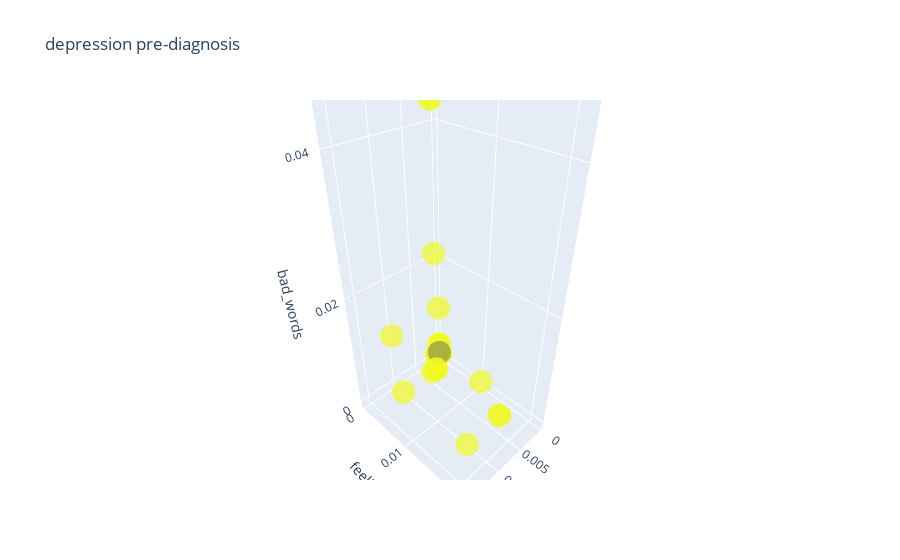

Notebook code cell kept with this figure:
### Markdown cell above
### Visualización

Es necesario visualizar la forma en la que agrupa los datos, así que graficamos las variables.

Este proceso se realiza mediante las funciones <code>concat</code> de la librería <code>pandas</code> y <code>scatter_3d</code> de la librería <code>pyplot</code>.

### Code cell
test_data = pd.concat([pd.DataFrame(x_test, columns=["grammatical_person", "words", "verbs", "feelings", "bad_words"]), pd.DataFrame(y_pred, columns=["depressed"])], axis=1)
px.scatter_3d(test_data, x="verbs", y="feelings", z="bad_words", color="depressed", opacity=0.7, title="depression pre-diagnosis").update(layout_coloraxis_showscale=False)

### Figure 1 — Plotly figure (JSON) as saved in the notebook; plotly's stock layout.template omitted (floating-point values rounded to 4 significant figures; data arrays with more than 128 entries replaced by an {"elided": "..."} marker saying what was removed)
{"data": [{"hovertemplate": "verbs=%{x}<br>feelings=%{y}<br>bad_words=%{z}<br>depressed=%{marker.color}<extra></extra>", "legendgroup": "", "marker": {"color": {"elided": "2000 int values"}, "coloraxis": "coloraxis", "opacity": 0.7, "symbol": "circle"}, "mode": "markers", "name": "", "scene": "scene", "showlegend": false, "type": "scatter3d", "x": {"elided": "2000 float values"}, "y": {"elided": "2000 float values"}, "z": {"elided": "2000 float values"}}], "layout": {"coloraxis": {"colorbar": {"title": {"text": "depressed"}}, "colorscale": [[0, "#0d0887"], [0.1111, "#46039f"], [0.2222, "#7201a8"], [0.3333, "#9c179e"], [0.4444, "#bd3786"], [0.5556, "#d8576b"], [0.6667, "#ed7953"], [0.7778, "#fb9f3a"], [0.8889, "#fdca26"], [1, "#f0f921"]], "showscale": false}, "legend": {"tracegroupgap": 0}, "scene": {"domain": {"x": [0, 1], "y": [0, 1]}, "xaxis": {"title": {"text": "verbs"}}, "yaxis": {"title": {"text": "feelings"}}, "zaxis": {"title": {"text": "bad_words"}}}, "title": {"text": "depression pre-diagnosis"}}}
